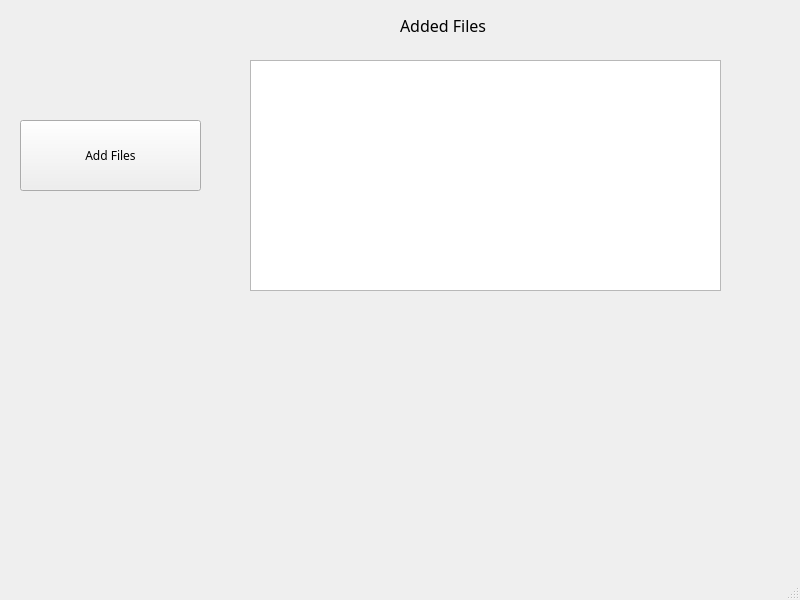
<?xml version="1.0" encoding="UTF-8"?>
<ui version="4.0">
 <class>MainWindow</class>
 <widget class="QMainWindow" name="MainWindow">
  <property name="geometry">
   <rect>
    <x>0</x>
    <y>0</y>
    <width>800</width>
    <height>600</height>
   </rect>
  </property>
  <property name="windowTitle">
   <string>MainWindow</string>
  </property>
  <widget class="QWidget" name="centralwidget">
   <widget class="QPushButton" name="AddFilesButton">
    <property name="geometry">
     <rect>
      <x>20</x>
      <y>120</y>
      <width>181</width>
      <height>71</height>
     </rect>
    </property>
    <property name="font">
     <font>
      <family>MS Reference Sans Serif</family>
     </font>
    </property>
    <property name="text">
     <string>Add Files</string>
    </property>
   </widget>
   <widget class="QLabel" name="label">
    <property name="geometry">
     <rect>
      <x>400</x>
      <y>10</y>
      <width>241</width>
      <height>31</height>
     </rect>
    </property>
    <property name="font">
     <font>
      <family>MS Reference Sans Serif</family>
      <pointsize>12</pointsize>
     </font>
    </property>
    <property name="text">
     <string>Added Files</string>
    </property>
   </widget>
   <widget class="QListWidget" name="MylistWidget">
    <property name="geometry">
     <rect>
      <x>250</x>
      <y>60</y>
      <width>471</width>
      <height>231</height>
     </rect>
    </property>
   </widget>
  </widget>
  <widget class="QMenuBar" name="menubar">
   <property name="geometry">
    <rect>
     <x>0</x>
     <y>0</y>
     <width>800</width>
     <height>22</height>
    </rect>
   </property>
  </widget>
  <widget class="QStatusBar" name="statusbar"/>
 </widget>
 <resources/>
 <connections/>
</ui>
